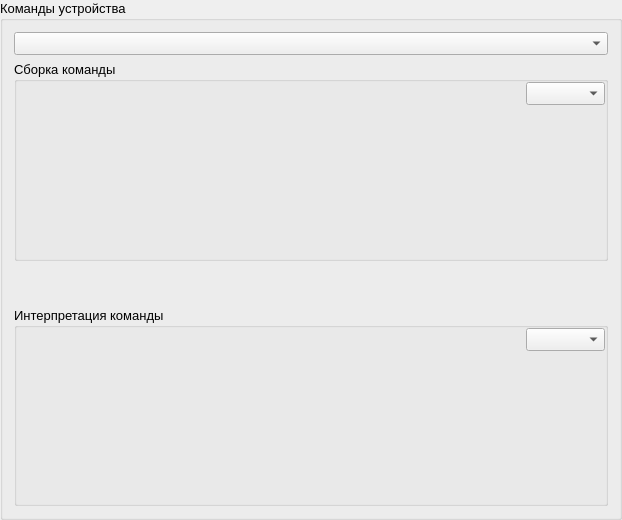
<?xml version="1.0" encoding="UTF-8"?>
<ui version="4.0">
 <class>commands_GroupBox</class>
 <widget class="QGroupBox" name="commands_GroupBox">
  <property name="geometry">
   <rect>
    <x>0</x>
    <y>0</y>
    <width>622</width>
    <height>520</height>
   </rect>
  </property>
  <property name="sizePolicy">
   <sizepolicy hsizetype="Expanding" vsizetype="Expanding">
    <horstretch>0</horstretch>
    <verstretch>0</verstretch>
   </sizepolicy>
  </property>
  <property name="font">
   <font>
    <pointsize>10</pointsize>
   </font>
  </property>
  <property name="windowTitle">
   <string>GroupBox</string>
  </property>
  <property name="title">
   <string>Команды устройства</string>
  </property>
  <layout class="QGridLayout" name="gridLayout">
   <item row="0" column="0">
    <widget class="QComboBox" name="commands_comboBox"/>
   </item>
   <item row="2" column="0">
    <spacer name="verticalSpacer">
     <property name="orientation">
      <enum>Qt::Vertical</enum>
     </property>
     <property name="sizeType">
      <enum>QSizePolicy::Fixed</enum>
     </property>
     <property name="sizeHint" stdset="0">
      <size>
       <width>20</width>
       <height>40</height>
      </size>
     </property>
    </spacer>
   </item>
   <item row="1" column="0">
    <widget class="QGroupBox" name="coder_groupBox">
     <property name="title">
      <string>Сборка команды</string>
     </property>
     <layout class="QGridLayout" name="gridLayout_3">
      <property name="leftMargin">
       <number>0</number>
      </property>
      <property name="topMargin">
       <number>0</number>
      </property>
      <property name="rightMargin">
       <number>0</number>
      </property>
      <property name="bottomMargin">
       <number>0</number>
      </property>
      <property name="spacing">
       <number>0</number>
      </property>
      <item row="0" column="1">
       <widget class="QComboBox" name="coder_format_comboBox"/>
      </item>
      <item row="0" column="0">
       <spacer name="horizontalSpacer">
        <property name="orientation">
         <enum>Qt::Horizontal</enum>
        </property>
        <property name="sizeHint" stdset="0">
         <size>
          <width>40</width>
          <height>20</height>
         </size>
        </property>
       </spacer>
      </item>
      <item row="1" column="0" colspan="3">
       <widget class="QStackedWidget" name="coder_stackedWidget"/>
      </item>
     </layout>
    </widget>
   </item>
   <item row="3" column="0">
    <widget class="QGroupBox" name="decoder_groupBox">
     <property name="title">
      <string>Интерпретация команды</string>
     </property>
     <layout class="QGridLayout" name="gridLayout_2">
      <property name="leftMargin">
       <number>0</number>
      </property>
      <property name="topMargin">
       <number>0</number>
      </property>
      <property name="rightMargin">
       <number>0</number>
      </property>
      <property name="bottomMargin">
       <number>0</number>
      </property>
      <property name="spacing">
       <number>0</number>
      </property>
      <item row="0" column="1">
       <widget class="QComboBox" name="decoder_format_comboBox"/>
      </item>
      <item row="0" column="0">
       <spacer name="horizontalSpacer_2">
        <property name="orientation">
         <enum>Qt::Horizontal</enum>
        </property>
        <property name="sizeHint" stdset="0">
         <size>
          <width>40</width>
          <height>20</height>
         </size>
        </property>
       </spacer>
      </item>
      <item row="2" column="0" colspan="3">
       <widget class="QStackedWidget" name="decoder_stackedWidget"/>
      </item>
     </layout>
    </widget>
   </item>
  </layout>
 </widget>
 <resources/>
 <connections/>
</ui>
